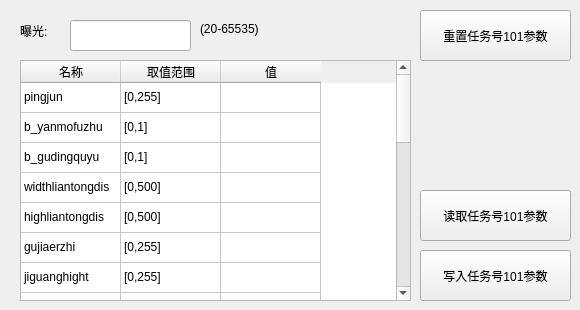
   <widget class="QWidget" name="tab_3">
    <attribute name="title">
     <string>页</string>
    </attribute>
    <widget class="QLineEdit" name="alg101_threshold">
     <property name="geometry">
      <rect>
       <x>70</x>
       <y>20</y>
       <width>121</width>
       <height>31</height>
      </rect>
     </property>
    </widget>
    <widget class="QLabel" name="tab2label_2">
     <property name="geometry">
      <rect>
       <x>20</x>
       <y>20</y>
       <width>41</width>
       <height>21</height>
      </rect>
     </property>
     <property name="text">
      <string>曝光:</string>
     </property>
    </widget>
    <widget class="QLabel" name="label_26">
     <property name="geometry">
      <rect>
       <x>200</x>
       <y>20</y>
       <width>81</width>
       <height>17</height>
      </rect>
     </property>
     <property name="text">
      <string>(20-65535)</string>
     </property>
    </widget>
    <widget class="QPushButton" name="writeTab3Btn">
     <property name="geometry">
      <rect>
       <x>420</x>
       <y>250</y>
       <width>151</width>
       <height>51</height>
      </rect>
     </property>
     <property name="text">
      <string>写入任务号101参数</string>
     </property>
    </widget>
    <widget class="QPushButton" name="initTab3Btn">
     <property name="geometry">
      <rect>
       <x>420</x>
       <y>10</y>
       <width>151</width>
       <height>51</height>
      </rect>
     </property>
     <property name="text">
      <string>重置任务号101参数</string>
     </property>
    </widget>
    <widget class="QPushButton" name="readTab3Btn">
     <property name="geometry">
      <rect>
       <x>420</x>
       <y>190</y>
       <width>151</width>
       <height>51</height>
      </rect>
     </property>
     <property name="text">
      <string>读取任务号101参数</string>
     </property>
    </widget>
    <widget class="QTableWidget" name="tab3tableWidget">
     <property name="geometry">
      <rect>
       <x>20</x>
       <y>60</y>
       <width>391</width>
       <height>241</height>
      </rect>
     </property>
     <attribute name="verticalHeaderVisible">
      <bool>false</bool>
     </attribute>
     <row>
      <property name="text">
       <string>1</string>
      </property>
     </row>
     <row>
      <property name="text">
       <string>2</string>
      </property>
     </row>
     <row>
      <property name="text">
       <string>3</string>
      </property>
     </row>
     <row>
      <property name="text">
       <string>4</string>
      </property>
     </row>
     <row>
      <property name="text">
       <string>5</string>
      </property>
     </row>
     <row>
      <property name="text">
       <string>6</string>
      </property>
     </row>
     <row>
      <property name="text">
       <string>7</string>
      </property>
     </row>
     <row>
      <property name="text">
       <string>8</string>
      </property>
     </row>
     <row>
      <property name="text">
       <string>9</string>
      </property>
     </row>
     <row>
      <property name="text">
       <string>10</string>
      </property>
     </row>
     <row>
      <property name="text">
       <string>11</string>
      </property>
     </row>
     <row>
      <property name="text">
       <string>12</string>
      </property>
     </row>
     <row>
      <property name="text">
       <string>13</string>
      </property>
     </row>
     <row>
      <property name="text">
       <string>14</string>
      </property>
     </row>
     <row>
      <property name="text">
       <string>15</string>
      </property>
     </row>
     <row>
      <property name="text">
       <string>16</string>
      </property>
     </row>
     <row>
      <property name="text">
       <string>17</string>
      </property>
     </row>
     <row>
      <property name="text">
       <string>18</string>
      </property>
     </row>
     <row>
      <property name="text">
       <string>19</string>
      </property>
     </row>
     <row>
      <property name="text">
       <string>20</string>
      </property>
     </row>
     <row>
      <property name="text">
       <string>21</string>
      </property>
     </row>
     <row>
      <property name="text">
       <string>22</string>
      </property>
     </row>
     <column>
      <property name="text">
       <string>名称</string>
      </property>
     </column>
     <column>
      <property name="text">
       <string>取值范围</string>
      </property>
     </column>
     <column>
      <property name="text">
       <string>值</string>
      </property>
     </column>
     <item row="0" column="0">
      <property name="text">
       <string>pingjun</string>
      </property>
     </item>
     <item row="0" column="1">
      <property name="text">
       <string>[0,255]</string>
      </property>
     </item>
     <item row="0" column="2">
      <property name="text">
       <string/>
      </property>
     </item>
     <item row="1" column="0">
      <property name="text">
       <string>b_yanmofuzhu</string>
      </property>
     </item>
     <item row="1" column="1">
      <property name="text">
       <string>[0,1]</string>
      </property>
     </item>
     <item row="1" column="2">
      <property name="text">
       <string/>
      </property>
     </item>
     <item row="2" column="0">
      <property name="text">
       <string>b_gudingquyu</string>
      </property>
     </item>
     <item row="2" column="1">
      <property name="text">
       <string>[0,1]</string>
      </property>
     </item>
     <item row="2" column="2">
      <property name="text">
       <string/>
      </property>
     </item>
     <item row="3" column="0">
      <property name="text">
       <string>widthliantongdis</string>
      </property>
     </item>
     <item row="3" column="1">
      <property name="text">
       <string>[0,500]</string>
      </property>
     </item>
     <item row="3" column="2">
      <property name="text">
       <string/>
      </property>
     </item>
     <item row="4" column="0">
      <property name="text">
       <string>highliantongdis</string>
      </property>
     </item>
     <item row="4" column="1">
      <property name="text">
       <string>[0,500]</string>
      </property>
     </item>
     <item row="4" column="2">
      <property name="text">
       <string/>
      </property>
     </item>
     <item row="5" column="0">
      <property name="text">
       <string>gujiaerzhi</string>
      </property>
     </item>
     <item row="5" column="1">
      <property name="text">
       <string>[0,255]</string>
      </property>
     </item>
     <item row="5" column="2">
      <property name="text">
       <string/>
      </property>
     </item>
     <item row="6" column="0">
      <property name="text">
       <string>jiguanghight</string>
      </property>
     </item>
     <item row="6" column="1">
      <property name="text">
       <string>[0,255]</string>
      </property>
     </item>
     <item row="6" column="2">
      <property name="text">
       <string/>
      </property>
     </item>
     <item row="7" column="0">
      <property name="text">
       <string>jiguanglong</string>
      </property>
     </item>
     <item row="7" column="1">
      <property name="text">
       <string>[0,255]</string>
      </property>
     </item>
     <item row="7" column="2">
      <property name="text">
       <string/>
      </property>
     </item>
     <item row="8" column="0">
      <property name="text">
       <string>jiguangkuandu</string>
      </property>
     </item>
     <item row="8" column="1">
      <property name="text">
       <string>[0,20]</string>
      </property>
     </item>
     <item row="8" column="2">
      <property name="text">
       <string/>
      </property>
     </item>
     <item row="9" column="0">
      <property name="text">
       <string>Updif</string>
      </property>
     </item>
     <item row="9" column="1">
      <property name="text">
       <string>[-255,255]</string>
      </property>
     </item>
     <item row="9" column="2">
      <property name="text">
       <string/>
      </property>
     </item>
     <item row="10" column="0">
      <property name="text">
       <string>Updifmin</string>
      </property>
     </item>
     <item row="10" column="1">
      <property name="text">
       <string>[-255,255]</string>
      </property>
     </item>
     <item row="10" column="2">
      <property name="text">
       <string/>
      </property>
     </item>
     <item row="11" column="0">
      <property name="text">
       <string>Uplong</string>
      </property>
     </item>
     <item row="11" column="1">
      <property name="text">
       <string>[1,500]</string>
      </property>
     </item>
     <item row="11" column="2">
      <property name="text">
       <string/>
      </property>
     </item>
     <item row="12" column="0">
      <property name="text">
       <string>Downdif</string>
      </property>
     </item>
     <item row="12" column="1">
      <property name="text">
       <string>[-255,255]</string>
      </property>
     </item>
     <item row="12" column="2">
      <property name="text">
       <string/>
      </property>
     </item>
     <item row="13" column="0">
      <property name="text">
       <string>Downdifmin</string>
      </property>
     </item>
     <item row="13" column="1">
      <property name="text">
       <string>[-255,255]</string>
      </property>
     </item>
     <item row="13" column="2">
      <property name="text">
       <string/>
      </property>
     </item>
     <item row="14" column="0">
      <property name="text">
       <string>Downdlong</string>
      </property>
     </item>
     <item row="14" column="1">
      <property name="text">
       <string>[1,500]</string>
      </property>
     </item>
     <item row="14" column="2">
      <property name="text">
       <string/>
      </property>
     </item>
     <item row="15" column="0">
      <property name="text">
       <string>duanxianerzhi</string>
      </property>
     </item>
     <item row="15" column="1">
      <property name="text">
       <string>[0,255]</string>
      </property>
     </item>
     <item row="15" column="2">
      <property name="text">
       <string/>
      </property>
     </item>
     <item row="16" column="0">
      <property name="text">
       <string>erzhisize</string>
      </property>
     </item>
     <item row="16" column="1">
      <property name="text">
       <string>[80,500]</string>
      </property>
     </item>
     <item row="16" column="2">
      <property name="text">
       <string/>
      </property>
     </item>
     <item row="17" column="0">
      <property name="text">
       <string>erzhisize2</string>
      </property>
     </item>
     <item row="17" column="1">
      <property name="text">
       <string>[30,500]</string>
      </property>
     </item>
     <item row="17" column="2">
      <property name="text">
       <string/>
      </property>
     </item>
     <item row="18" column="0">
      <property name="text">
       <string>searchdectancemax</string>
      </property>
     </item>
     <item row="18" column="1">
      <property name="text">
       <string>[30,500]</string>
      </property>
     </item>
     <item row="18" column="2">
      <property name="text">
       <string/>
      </property>
     </item>
     <item row="19" column="0">
      <property name="text">
       <string>searchdectancemin</string>
      </property>
     </item>
     <item row="19" column="1">
      <property name="text">
       <string>[1,500]</string>
      </property>
     </item>
     <item row="19" column="2">
      <property name="text">
       <string/>
      </property>
     </item>
     <item row="20" column="0">
      <property name="text">
       <string>dis_center_st</string>
      </property>
     </item>
     <item row="20" column="1">
      <property name="text">
       <string>[0,500]</string>
      </property>
     </item>
     <item row="20" column="2">
      <property name="text">
       <string/>
      </property>
     </item>
     <item row="21" column="0">
      <property name="text">
       <string>dis_center_ed</string>
      </property>
     </item>
     <item row="21" column="1">
      <property name="text">
       <string>[0,500]</string>
      </property>
     </item>
     <item row="21" column="2">
      <property name="text">
       <string/>
      </property>
     </item>
    </widget>
   </widget>
